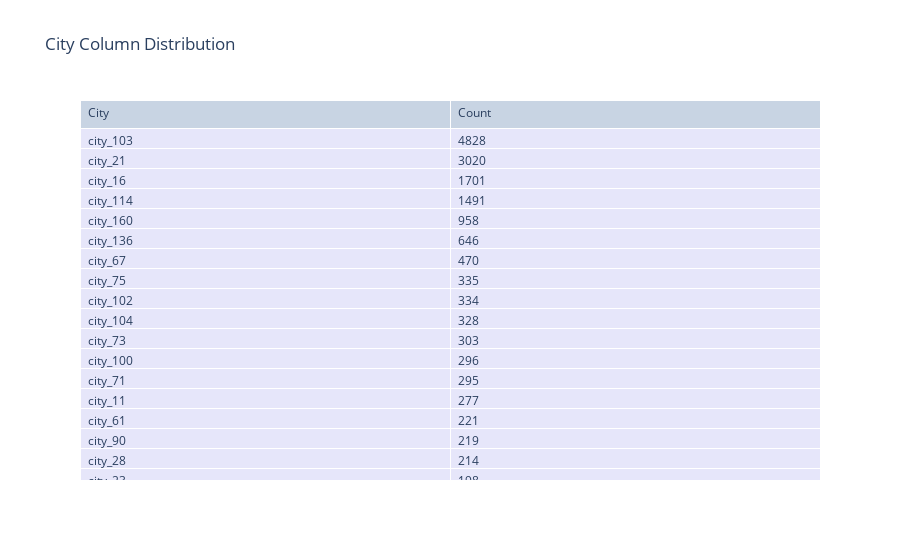

Source (notebook cell):
### Code cell
import pandas as pd
import plotly.graph_objects as go

city_counts = df['city'].value_counts(dropna=False).reset_index() #reset_index:convert this Series into a DataFrame:
city_counts.columns = ['city', 'count'] #rename the columns to city & count

# Create table
fig = go.Figure(data=[go.Table(
    header=dict(values=['City', 'Count'],
                fill_color='sky blue',
                align='left'),
    cells=dict(values=[city_counts['city'], city_counts['count']],
               fill_color='lavender',
               align='left'))
])

fig.update_layout(title='City Column Distribution')
fig.show()

### Figure 1 — Plotly figure (JSON) as saved in the notebook; plotly's stock layout.template omitted (floating-point values rounded to 4 significant figures; data arrays with more than 128 entries replaced by an {"elided": "..."} marker saying what was removed)
{"data": [{"cells": {"align": "left", "fill": {"color": "lavender"}, "values": {"elided": "2x123 mixed values"}}, "header": {"align": "left", "fill": {"color": "sky blue"}, "values": ["City", "Count"]}, "type": "table"}], "layout": {"autosize": true, "title": {"text": "City Column Distribution"}}}
